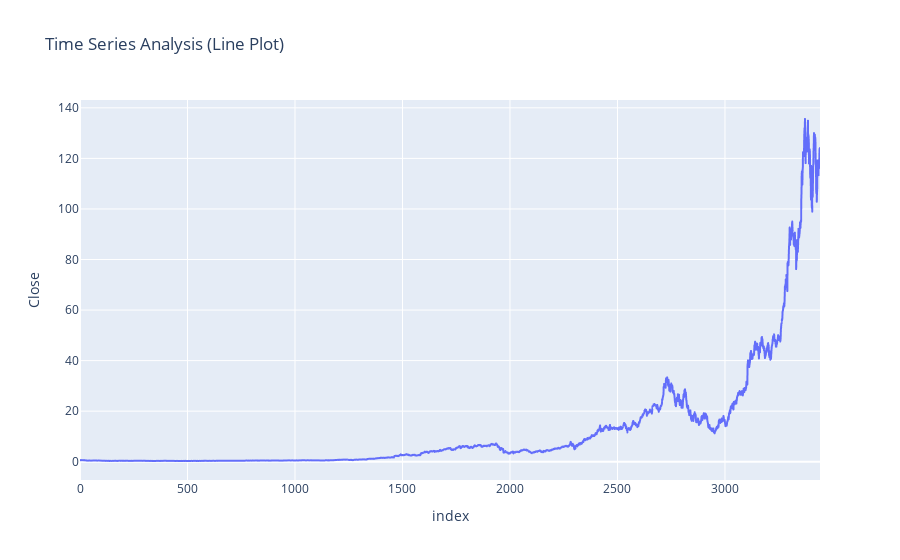

This figure's notebook cell:
### Markdown cell above
# Time-series Analysis:

### Code cell
import plotly.express as px
figure = px.line(df1, x = df1.index, 
                 y = "Close", 
                 title = "Time Series Analysis (Line Plot)")
figure.show()

### Figure 1 — Plotly figure (JSON) as saved in the notebook; plotly's stock layout.template omitted (floating-point values rounded to 4 significant figures; data arrays with more than 128 entries replaced by an {"elided": "..."} marker saying what was removed)
{"data": [{"hovertemplate": "index=%{x}<br>Close=%{y}<extra></extra>", "legendgroup": "", "line": {"color": "#636efa", "dash": "solid"}, "marker": {"symbol": "circle"}, "mode": "lines", "name": "", "showlegend": false, "type": "scattergl", "x": {"elided": "3443 int values"}, "xaxis": "x", "y": {"elided": "3443 float values"}, "yaxis": "y"}], "layout": {"autosize": true, "legend": {"tracegroupgap": 0}, "title": {"text": "Time Series Analysis (Line Plot)"}, "xaxis": {"anchor": "y", "autorange": true, "domain": [0, 1], "range": [0, 3442], "title": {"text": "index"}, "type": "linear"}, "yaxis": {"anchor": "x", "autorange": true, "domain": [0, 1], "range": [-7.232, 143.1], "title": {"text": "Close"}, "type": "linear"}}}
